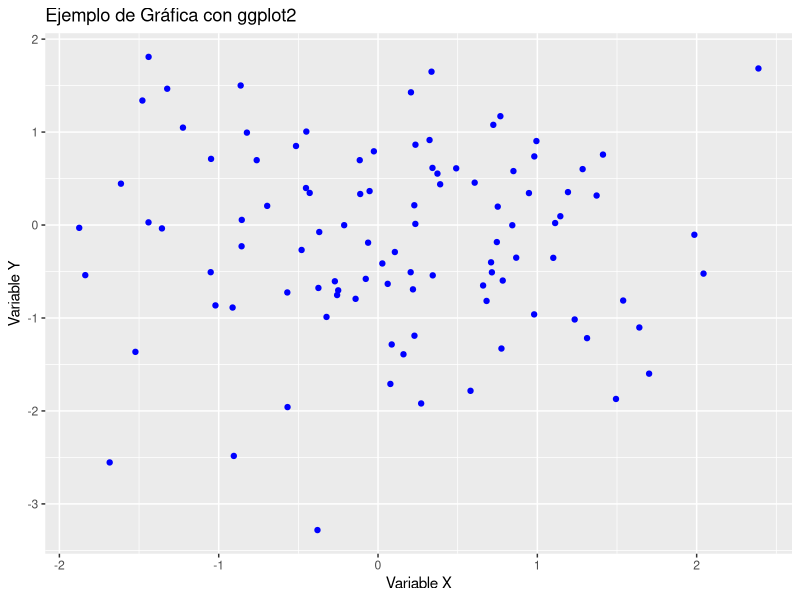

Reproduce this figure in R.
## ---- chunk 1
# Generar una gráfica
library(ggplot2)
data <- data.frame(
  x = rnorm(100),
  y = rnorm(100)
)
ggplot(data, aes(x = x, y = y)) +
  geom_point(color = "blue") +
  labs(title = "Ejemplo de Gráfica con ggplot2",
       x = "Variable X",
       y = "Variable Y")
